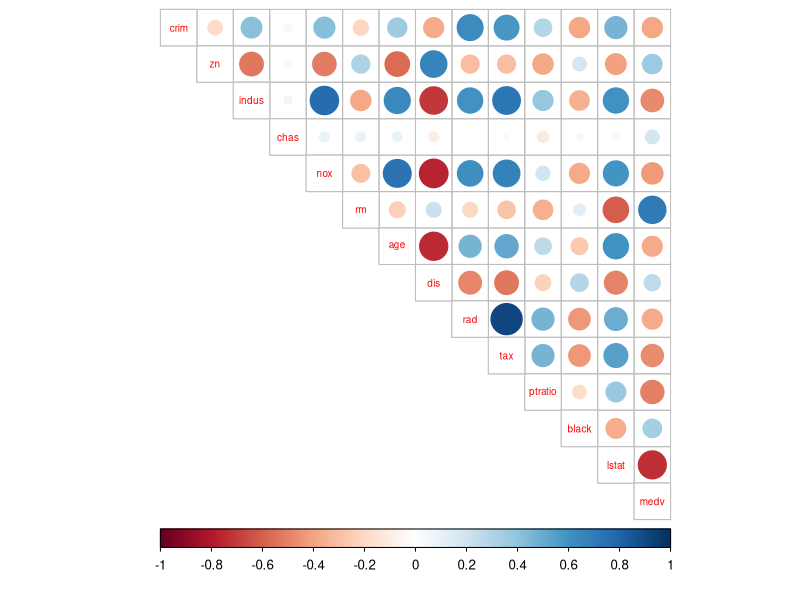
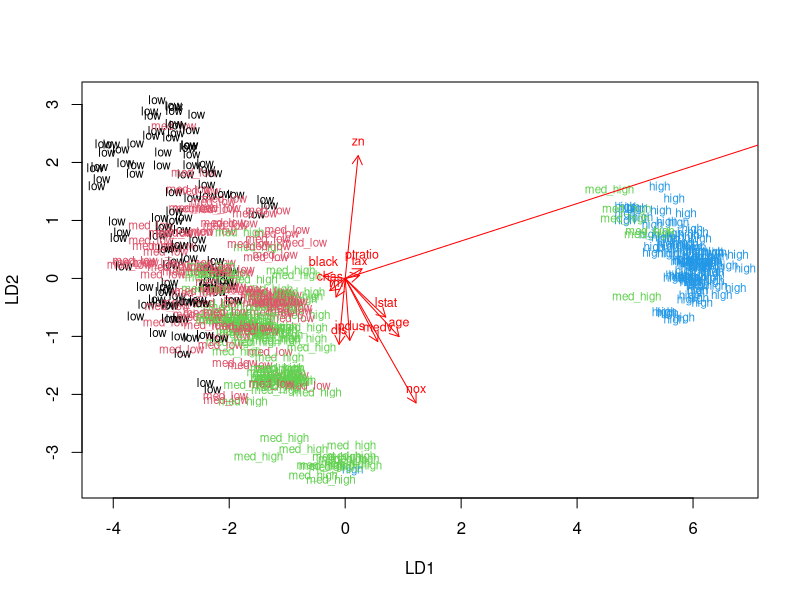
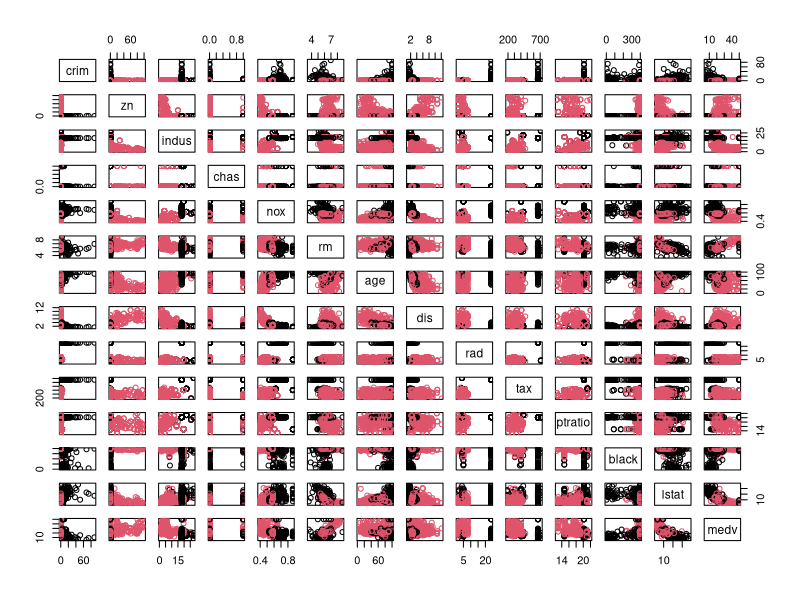
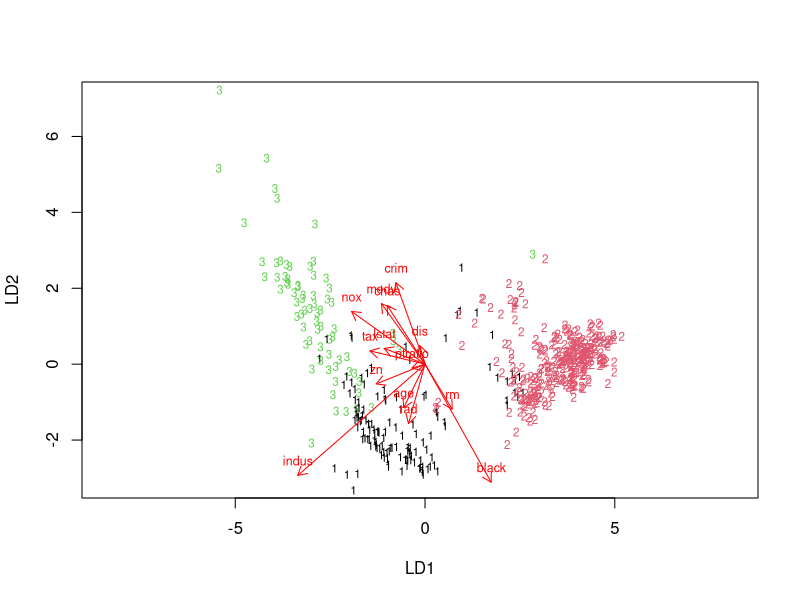

Reproduce these figures in R, in order.
## ---- chunk 1
library(MASS)
library(dplyr)
library(ggplot2)
library(GGally)
library(tidyverse)
library(corrplot)
data("Boston")
## ---- chunk 2
cor_matrix<-cor(Boston) 
cor_matrix %>% round( digits=2) %>% corrplot(method="circle", type = "upper", cl.pos = "b", tl.pos = "d", tl.cex = 0.6)

summary(Boston)
## ---- chunk 3
boston_scaled <- scale(Boston)
summary(boston_scaled)
## ---- chunk 4
boston_scaled <- as.data.frame(boston_scaled)
## ---- chunk 5
scaled_crim <- boston_scaled$crim
bins <- quantile(scaled_crim)
crime <- cut(scaled_crim, breaks = bins, include.lowest = TRUE)
crime <- factor(crime, labels = c("low", "med_low", "med_high", "high"))
table(crime)
boston_scaled <- dplyr::select(boston_scaled, -crim)
boston_scaled <- data.frame(boston_scaled, crime)
## ---- chunk 6
n <- 506
ind <- sample(n,  size = n * 0.8)
train <- boston_scaled[ind,]
test <- boston_scaled[-ind,]
## ---- chunk 7
lda.fit <- lda(crime ~ ., data = train)
lda.fit
## ---- chunk 8
lda.arrows <- function(x, myscale = 1, arrow_heads = 0.1, color = "red", tex = 0.75, choices = c(1,2)){
  heads <- coef(x)
  arrows(x0 = 0, y0 = 0, 
         x1 = myscale * heads[,choices[1]], 
         y1 = myscale * heads[,choices[2]], col=color, length = arrow_heads)
  text(myscale * heads[,choices], labels = row.names(heads), 
       cex = tex, col=color, pos=3)
}
classes <- as.numeric(train$crime)

plot(lda.fit, dimen = 2, col = classes, pch = classes)
lda.arrows(lda.fit, myscale = 3)

## ---- chunk 9
correct_classes <- test$crime
test <- dplyr::select(test, -crime)
lda.pred <- predict(lda.fit, newdata = test)
table(correct = correct_classes, predicted = lda.pred$class)
## ---- chunk 10
data("Boston")
## ---- chunk 11
boston <- scale(Boston)
boston <- as.data.frame(boston)
dist_eu <- dist(boston)
summary(dist_eu)
km <-kmeans(dist_eu, centers = 2)
pairs(Boston, col = km$cluster)
## ---- chunk 12
km2 <-kmeans(dist_eu, centers = 3)
lda.fit2 <- lda(km2$cluster ~ ., data = boston)
lda.fit2
lda.arrows <- function(x, myscale = 1, arrow_heads = 0.1, color = "red", tex = 0.75, choices = c(1,2)){
  heads <- coef(x)
  arrows(x0 = 0, y0 = 0, 
         x1 = myscale * heads[,choices[1]], 
         y1 = myscale * heads[,choices[2]], col=color, length = arrow_heads)
  text(myscale * heads[,choices], labels = row.names(heads), 
       cex = tex, col=color, pos=3)
}

classes2 <- as.numeric(km2$cluster)

plot(lda.fit2, dimen = 2, col = classes2, pch = classes2)
lda.arrows(lda.fit2, myscale = 3)

